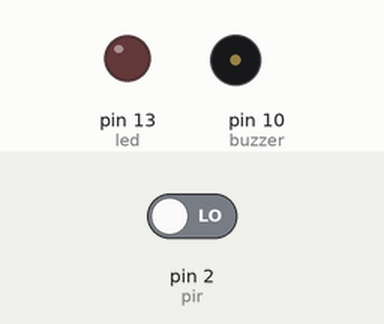
This sketch was run on a simulated Arduino Uno, built with avr-gcc and run on an emulated ATmega328P. On the bench: output pins drawn as LEDs (lit = HIGH), buzzer (waves = sounding). Inputs (shaded band) come from the test bench; at power-on: pin 2 (pir) LOW. What the sketch prints to the serial monitor is not drawn.

Above: at 1.2 s.
1.3 s: pin 2 (pir) driven HIGH
At 2.5 s:
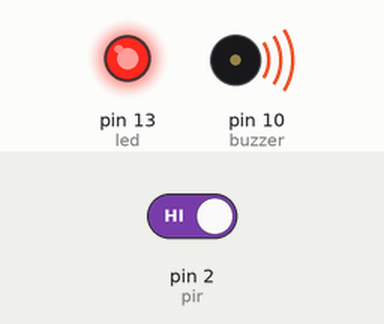
2.8 s: pin 2 (pir) driven LOW
At 3.7 s:
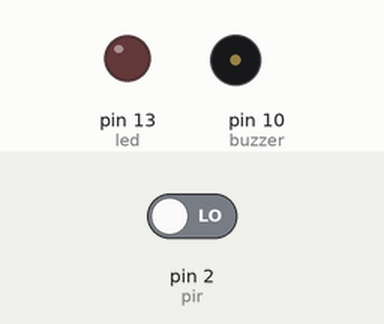
Timing chart, 0 to 5.8 s (numbered marks = the images above; inputs shaded):
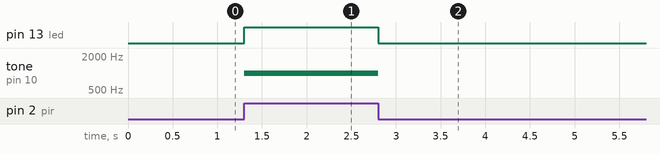

The sketch:

sketch.ino
```cpp
const int pir = 2;
const int led = 13;
const int buzzer = 10;

int pirState = LOW;
int value = 0;
void setup() {
  pinMode(pir, INPUT);
  pinMode(led, OUTPUT);
  pinMode(buzzer, OUTPUT);

  Serial.begin(9600);

}

void loop() {
  value = digitalRead(pir);
  if (value == HIGH) {
    digitalWrite(led, HIGH);
    tone(buzzer, 1000);
    if (pirState == LOW) {
      Serial.println("⚠️ Motion detected!");
      pirState = HIGH;
    }
  }
  else {
    digitalWrite(led, LOW);
    noTone(buzzer);
    if (pirState == HIGH) {
      Serial.println("✅ Motion ended.");
      pirState = LOW;
    }
  }
}
```

Measured:
- after the input at 1.3 s, pin 13 (led): LOW → HIGH at once; tone on pin 10 (buzzer): silent → 1000 Hz at once
- after the input at 2.8 s, pin 13 (led): HIGH → LOW at once; tone on pin 10 (buzzer): 1000 Hz → silent at once
